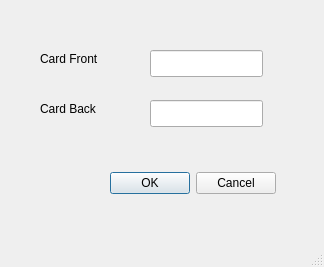
<?xml version="1.0" encoding="UTF-8"?>
<ui version="4.0">
 <class>AddCardDialog</class>
 <widget class="QMainWindow" name="AddCardDialog">
  <property name="geometry">
   <rect>
    <x>0</x>
    <y>0</y>
    <width>324</width>
    <height>267</height>
   </rect>
  </property>
  <property name="windowTitle">
   <string>MainWindow</string>
  </property>
  <widget class="QWidget" name="centralwidget">
   <widget class="QDialogButtonBox" name="buttonBox">
    <property name="geometry">
     <rect>
      <x>100</x>
      <y>170</y>
      <width>176</width>
      <height>27</height>
     </rect>
    </property>
    <property name="standardButtons">
     <set>QDialogButtonBox::Cancel|QDialogButtonBox::Ok</set>
    </property>
   </widget>
   <widget class="QLabel" name="label">
    <property name="geometry">
     <rect>
      <x>40</x>
      <y>50</y>
      <width>81</width>
      <height>17</height>
     </rect>
    </property>
    <property name="text">
     <string>Card Front</string>
    </property>
   </widget>
   <widget class="QLabel" name="label_2">
    <property name="geometry">
     <rect>
      <x>40</x>
      <y>100</y>
      <width>81</width>
      <height>17</height>
     </rect>
    </property>
    <property name="text">
     <string>Card Back</string>
    </property>
   </widget>
   <widget class="QLineEdit" name="lineEdit">
    <property name="geometry">
     <rect>
      <x>150</x>
      <y>50</y>
      <width>113</width>
      <height>27</height>
     </rect>
    </property>
   </widget>
   <widget class="QLineEdit" name="lineEdit_2">
    <property name="geometry">
     <rect>
      <x>150</x>
      <y>100</y>
      <width>113</width>
      <height>27</height>
     </rect>
    </property>
   </widget>
  </widget>
  <widget class="QMenuBar" name="menubar">
   <property name="geometry">
    <rect>
     <x>0</x>
     <y>0</y>
     <width>324</width>
     <height>25</height>
    </rect>
   </property>
  </widget>
  <widget class="QStatusBar" name="statusbar"/>
 </widget>
 <resources/>
 <connections/>
</ui>
